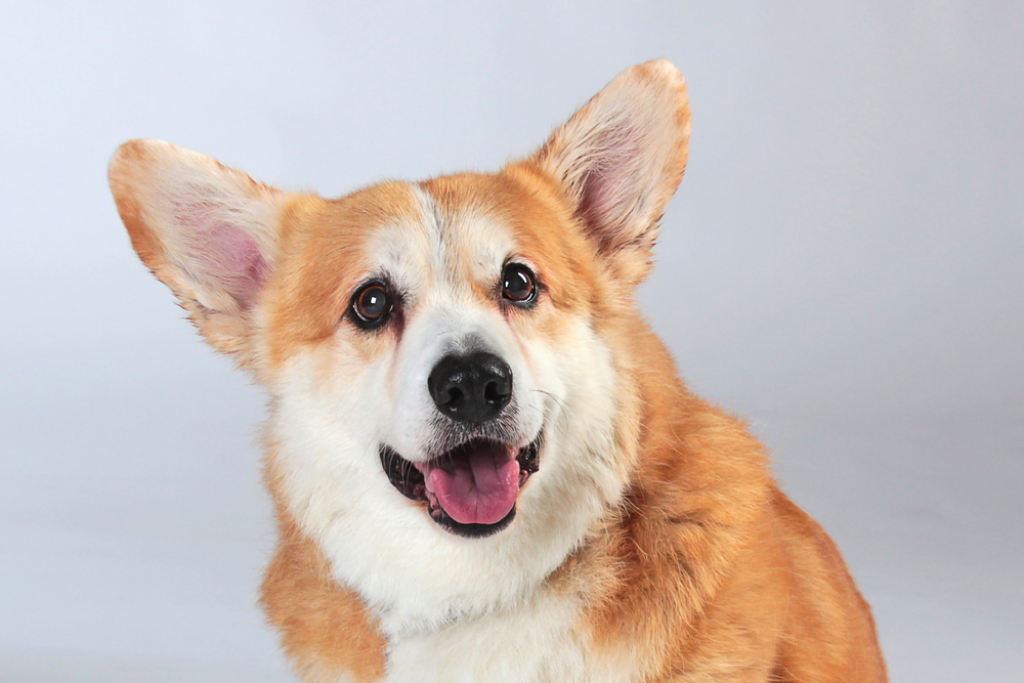
#> input picture vtoken/dog.png, 1024 x 683 px
$ python stdct.py
#> lines starting #> are read from the running program, lines starting #| are printed output that depends on the picture
import numpy as np
import matplotlib.pyplot as plt
from PIL import Image
from scipy.fftpack import dct, idct

# Pre-configured min and max values for specific patch sizes
pre_config_min_max = {
    "4x4": {
        (0, 0): [0, 1024],
        (3, 3): [-512, 512],
    },
    "8x8": {
        (0, 0): [0, 2048],
        (3, 3): [-1024, 1024],
        (7, 7): [-512, 512],
    },
    "16x16": {
        (0, 0): [0, 4096],
        (3, 3): [-2048, 2048],
        (7, 7): [-1024, 1024],
        (15, 15): [-512, 512],
    },
    "32x32": {
        (0, 0): [0, 8192],
        (3, 3): [-4096, 4096],
        (7, 7): [-2048, 2048],
        (15, 15): [-1024, 1024],
        (31, 31): [-512, 512],
    },
    "64x64": {
        (0, 0): [0, 16384],
        (3, 3): [-8192, 8192],
        (7, 7): [-4096, 4096],
        (15, 15): [-2048, 2048],
        (31, 31): [-1024, 1024],
        (63, 63): [-512, 512],
    },
    "128x128": {
        (0, 0): [0, 32768],
        (3, 3): [-16384, 16384],
        (7, 7): [ -8192, 8192],
        (15, 15): [ -4096, 4096],
        (31, 31): [ -2048, 2048],
        (63, 63): [ -1024, 1024],
        (127, 127): [-512, 512],
    }
}

def load_image(path, mode='RGB'):
#> called with path = 'dog.png', mode = 'L'
    image = Image.open(path).convert(mode)
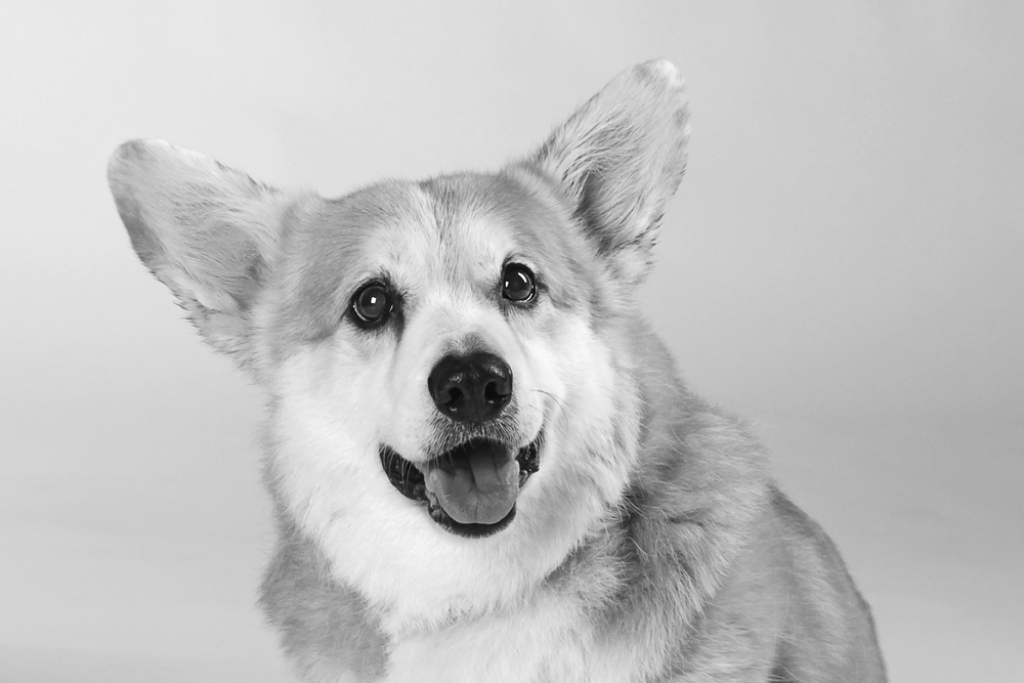
#> image: PIL image 1024x683 L; min 12, max 255, mean 194.3
    return np.array(image)

def pad_image(image, block_size=8):
#> called with block_size = 16
    h, w = image.shape[:2]
#> h = 683; w = 1024
    pad_h = (block_size - h % block_size) % block_size
#> pad_h = 5
    pad_w = (block_size - w % block_size) % block_size
#> pad_w = 0
    padded_image = np.pad(image, ((0, pad_h), (0, pad_w), (0, 0)), mode='constant') if image.ndim == 3 else np.pad(image, ((0, pad_h), (0, pad_w)), mode='constant')
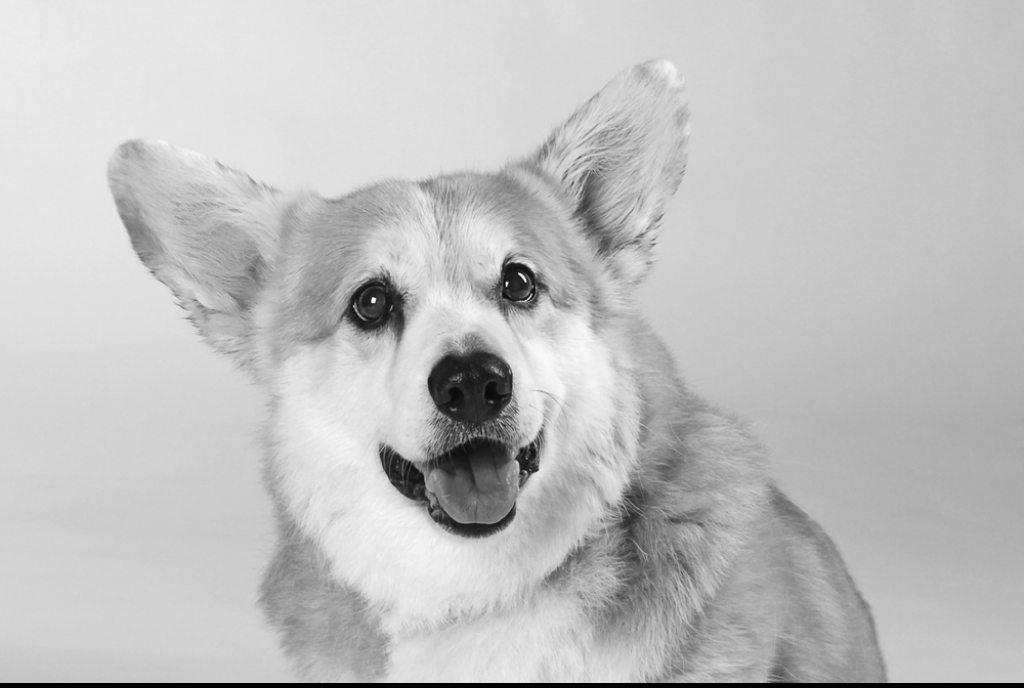
#> padded_image: shape (688, 1024); min 0, max 255, mean 192.9
    return padded_image, (h, w)

def stdct(block, norm='ortho'):
    return dct(dct(block.T, norm=norm).T, norm=norm)

def istdct(dct_block, norm='ortho'):
    return idct(idct(dct_block.T, norm=norm).T, norm=norm)

def image_to_dct_with_overlap(image, block_size=8, hop_size=4):
    h, w = image.shape[:2]
    c = 1 if image.ndim == 2 else image.shape[2]
    dct_height = (h - block_size) // hop_size + 1
    dct_width = (w - block_size) // hop_size + 1
    dct_latent = np.zeros((dct_height, dct_width, c, block_size, block_size), dtype=np.float32)

    for i in range(dct_height):
        for j in range(dct_width):
            for k in range(c):
                row_start = i * hop_size
                col_start = j * hop_size
                block = image[row_start:row_start + block_size, col_start:col_start + block_size] if c == 1 else image[row_start:row_start + block_size, col_start:col_start + block_size, k]
                dct_latent[i, j, k] = stdct(block)

    return dct_latent

def quantize_nbits(array, min_val, max_val, nbits=8):
    scale = (2 ** nbits) - 1
    return np.round((array - min_val) / (max_val - min_val) * scale).astype(np.int32)

def dequantize_nbits(array, min_val, max_val, nbits=8):
    scale = (2 ** nbits) - 1
    return array / scale * (max_val - min_val) + min_val

def get_interpolated_min_max(size_key, i, j):
    size_config = pre_config_min_max[size_key]
    nearest_keys = sorted(size_config.keys())

    lower_key = max([key for key in nearest_keys if key[0] <= i and key[1] <= j], default=(0, 0))
    upper_key = min([key for key in nearest_keys if key[0] >= i and key[1] >= j], default=nearest_keys[-1])

    if lower_key == upper_key:
        min_val, max_val = size_config[lower_key]
    else:
        min_val_lower, max_val_lower = size_config[lower_key]
        min_val_upper, max_val_upper = size_config[upper_key]
        ratio = max(i / upper_key[0], j / upper_key[1]) if upper_key[0] and upper_key[1] else 1
        min_val = min_val_lower + (min_val_upper - min_val_lower) * ratio
        max_val = max_val_lower + (max_val_upper - max_val_lower) * ratio

    return min_val, max_val

def progressive_dct_normalize(dct_latent, patch_size):
    size_key = f"{patch_size}x{patch_size}"
    for i in range(patch_size):
        for j in range(patch_size):
            min_val, max_val = get_interpolated_min_max(size_key, i, j)
            component = dct_latent[..., i, j]
            dct_latent[..., i, j] = (component - min_val) / (max_val - min_val) if max_val != min_val else 0
    return dct_latent

def progressive_dct_denormalize(dct_latent, patch_size):
    size_key = f"{patch_size}x{patch_size}"
    for i in range(patch_size):
        for j in range(patch_size):
            min_val, max_val = get_interpolated_min_max(size_key, i, j)
            component = dct_latent[..., i, j]
            dct_latent[..., i, j] = component * (max_val - min_val) + min_val
    return dct_latent

def truncate_digits(array, precision=2):
    return np.round(array, decimals=precision)

def dct_to_image_with_overlap(dct_latent, original_size, block_size=8, hop_size=4):
    h, w = original_size
    c = dct_latent.shape[2]
    padded_h = h + (block_size - h % block_size) % block_size
    padded_w = w + (block_size - w % block_size) % block_size
    reconstructed_image = np.zeros((padded_h, padded_w, c), dtype=np.float32)
    weight_matrix = np.zeros((padded_h, padded_w, c), dtype=np.float32)
    dct_height, dct_width = dct_latent.shape[:2]

    for i in range(dct_height):
        for j in range(dct_width):
            for k in range(c):
                row_start = i * hop_size
                col_start = j * hop_size
                ifft_block = istdct(dct_latent[i, j, k])
                reconstructed_image[row_start:row_start + block_size, col_start:col_start + block_size, k] += ifft_block
                weight_matrix[row_start:row_start + block_size, col_start:col_start + block_size, k] += 1

    reconstructed_image = np.divide(reconstructed_image, weight_matrix, where=(weight_matrix != 0))
    return np.clip(reconstructed_image[:h, :w], 0, 255).astype(np.uint8)

# Main pipeline
filename = "dog.png"
mode = 'L'  # Use 'L' for grayscale, 'RGB' for color, and 'RGBA' for images with alpha channel
patch_size = 16
hop_size = 8
truncate = 3
nbits = 10

image = load_image(filename, mode=mode)
padded_image, original_size = pad_image(image, block_size=patch_size)
#> original_size = (683, 1024)
print("Image shape:", image.shape)
#| Image shape: (683, 1024)

dct_latent = image_to_dct_with_overlap(padded_image, block_size=patch_size, hop_size=hop_size)
dct_latent_norm = progressive_dct_normalize(dct_latent, patch_size)
dct_latent_norm_truncate = truncate_digits(dct_latent_norm, precision=truncate)
dct_latent_norm_truncated_quant = quantize_nbits(dct_latent_norm_truncate, min_val=-1, max_val=1, nbits=nbits)
dct_latent_norm_truncated_dequant = dequantize_nbits(dct_latent_norm_truncated_quant, min_val=-1, max_val=1, nbits=nbits)

dct_latent_denorm = progressive_dct_denormalize(dct_latent_norm_truncated_dequant, patch_size)
print("dct_latent shape:", dct_latent.shape)
#| dct_latent shape: (85, 127, 1, 16, 16)
reconstructed_image = dct_to_image_with_overlap(dct_latent_denorm, original_size, block_size=patch_size, hop_size=hop_size)
#> in dct_to_image_with_overlap, `h, w = original_size`: h = 683; w = 1024
#> in dct_to_image_with_overlap, `padded_h = h + (block_size - h % block_size) % block_size`: padded_h = 688
#> in dct_to_image_with_overlap, `padded_w = w + (block_size - w % block_size) % block_size`: padded_w = 1024
#> after the loop in dct_to_image_with_overlap, `for i in range(dct_height):`:
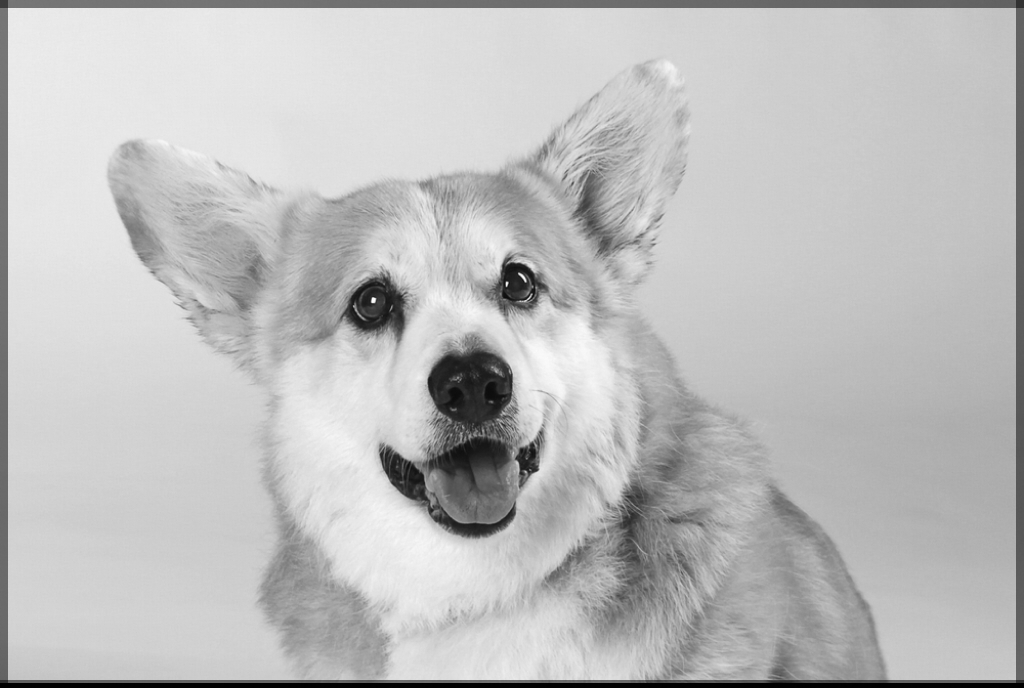
#> reconstructed_image: shape (688, 1024, 1) float32; min -5.98, max 1017.9, mean 758.5; drawn with min black and max white
#> after the loop in dct_to_image_with_overlap, `for i in range(dct_height):`:
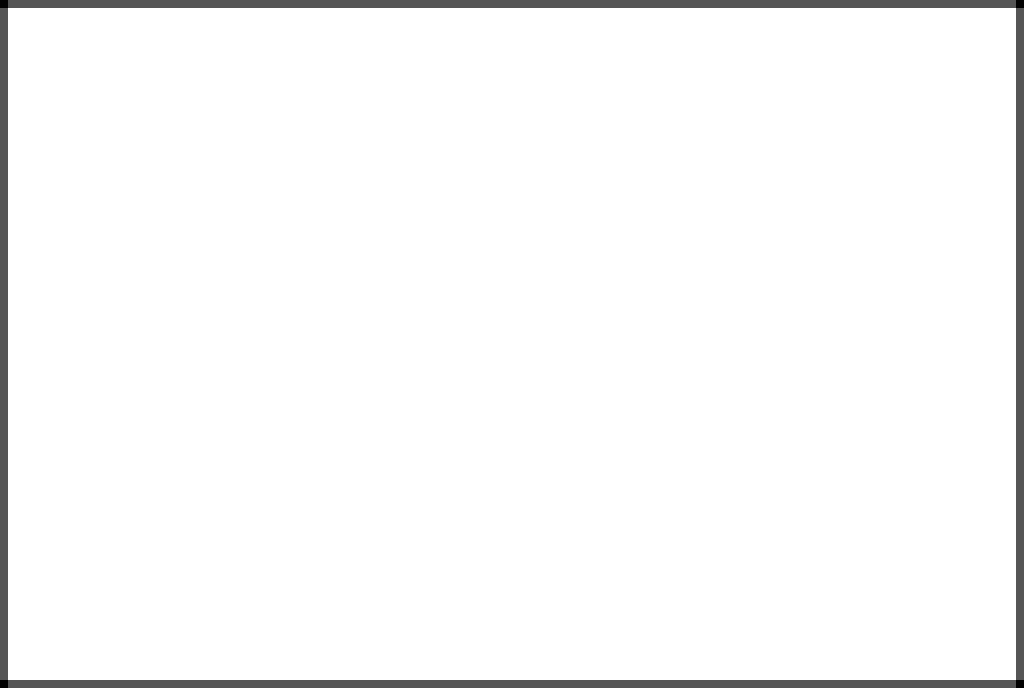
#> weight_matrix: shape (688, 1024, 1) float32; min 1, max 4, mean 3.92; drawn with min black and max white

plt.figure(figsize=(36, 12))
plt.subplot(1, 3, 1)
plt.imshow(image, cmap="gray" if mode == 'L' else None)
plt.title("Original Image")

plt.subplot(1, 3, 2)
plt.imshow(reconstructed_image, cmap="gray" if mode == 'L' else None)
plt.title("Reconstructed Image")

plt.subplot(1, 3, 3)
# Determine if the image has multiple channels
# Ensure reconstructed_image has the same shape as the original image
if reconstructed_image.shape != image.shape:
    if reconstructed_image.shape[-1] == 1:
        reconstructed_image = reconstructed_image[..., 0]  # Remove the extra channel dimension for grayscale

# Determine if the image has multiple channels
is_color = image.ndim == 3 and image.shape[2] > 1
#> is_color = False

# Calculate delta image based on whether the image is grayscale or color
delta_image = np.sqrt(np.sum((image - reconstructed_image) ** 2, axis=2)) if is_color else np.abs(image - reconstructed_image)
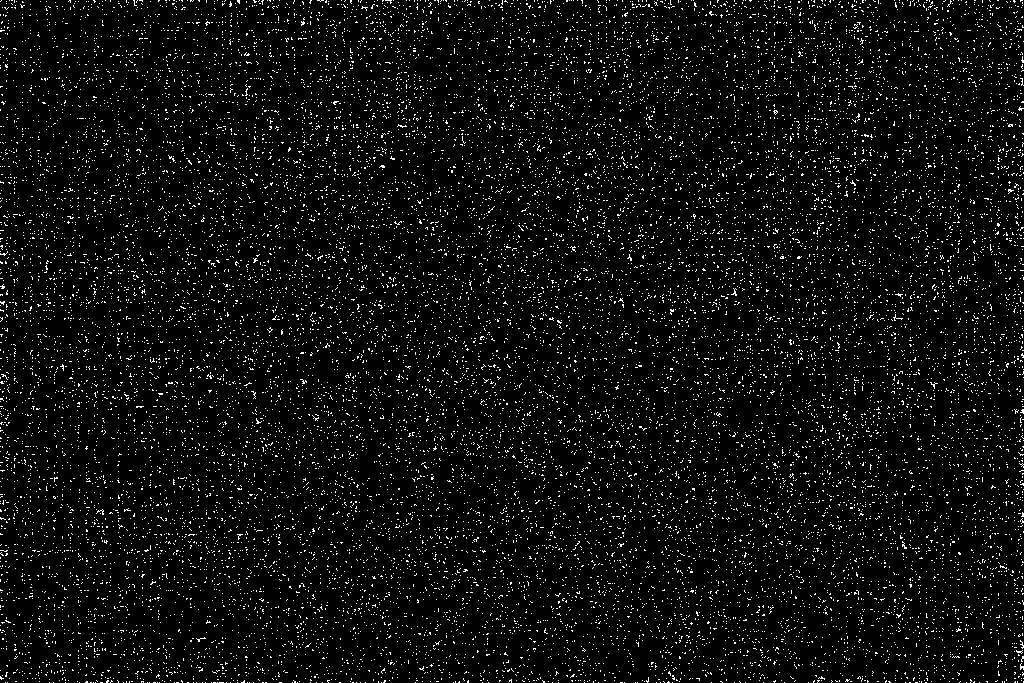
#> delta_image: shape (683, 1024); min 0, max 255, mean 13
fixed_max = np.max(delta_image)
#> fixed_max = 255

# Plotting
img = plt.imshow(delta_image, cmap="viridis", vmax=5)
plt.title("Difference Image")
cbar = plt.colorbar(img, fraction=0.046, pad=0.04)


plt.tight_layout()
plt.show()
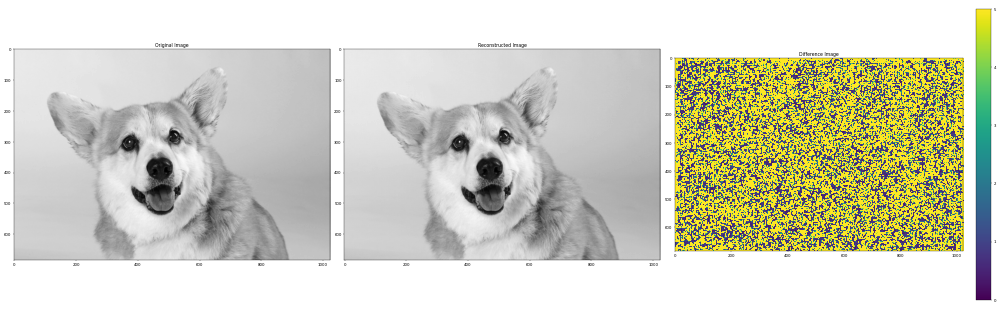
#> figure drawn by matplotlib, 4 panels
